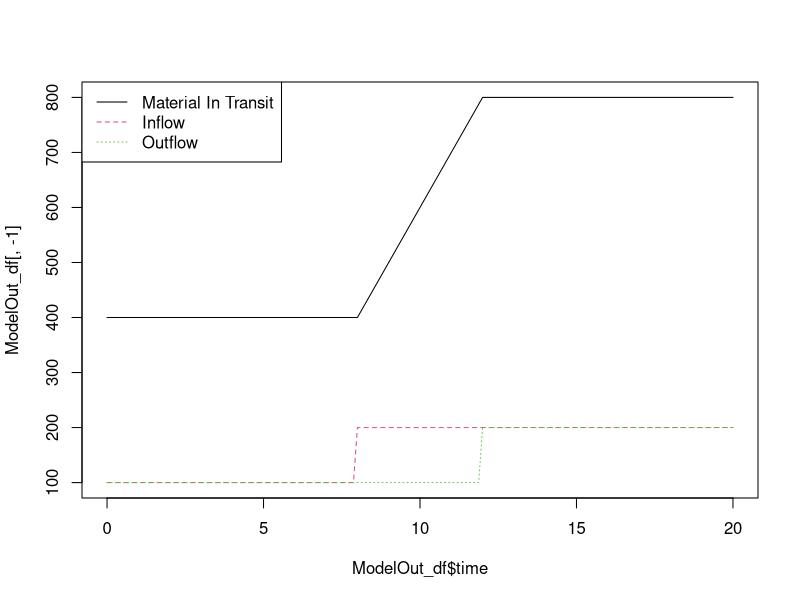

Source code (R):
#pipeline_delay.R

# Attach packages
library(deSolve)
library(ggplot2)
library(scales)

# Define model data structures
SimTime<-seq(0, 20, by = 0.125)
Stocks <-c(MaterialInTransit = 400)
Auxs <- c(AverageDelay = 4)
InflowHistory_ <- numeric(length(SimTime))

# Define model function
Model <- function(Time, Stocks, Auxs){
  with(as.list(c(Stocks, Auxs)),{
    # Inflow is 100 time 0-7, else is 200 
    Inflow <- ifelse(Time < 8, 100, 200)
    InflowHistory_[Time + 1] <<- Inflow
    # Pipeline delay
    if (Time - AverageDelay < 0) {
      Outflow <- 100
    } else {
      Outflow <- InflowHistory_[1 + Time - AverageDelay]
    }
    # Change in material in transit
    dMT_dt  <- Inflow - Outflow
    # Return result
    return(
      list(
        c(dMT_dt),
        Inflow = Inflow,
        Outflow = Outflow
      )
    )
  })
}

# Run model
ModelOut_df <- data.frame(
  ode(
    y = Stocks,
    times = SimTime,
    func = Model,
    parms = Auxs,
    method='euler'
    )
  )

# Plot inflow, outflow, and material in transit as function of time
matplot(ModelOut_df$time, ModelOut_df[,-1], type = "l")
legend(
  "topleft", 
  legend = c("Material In Transit", "Inflow", "Outflow"),
  lty = 1:3,
  col = 1:3
  )




#----------------------------------------------------
# Original text file exported from Vensim
#  Material in Transit = INTEG( Inflow - Outflow , 400) 
#  Inflow = 100 + step ( 100, 8) 
#  Average Delay = 4
#  Outflow = DELAY FIXED ( Inflow ,Average Delay , 100) 
#  FINAL TIME = 20
#  INITIAL TIME = 0
#  TIME STEP = 0.125
#  SAVEPER = TIME STEP
#----------------------------------------------------
